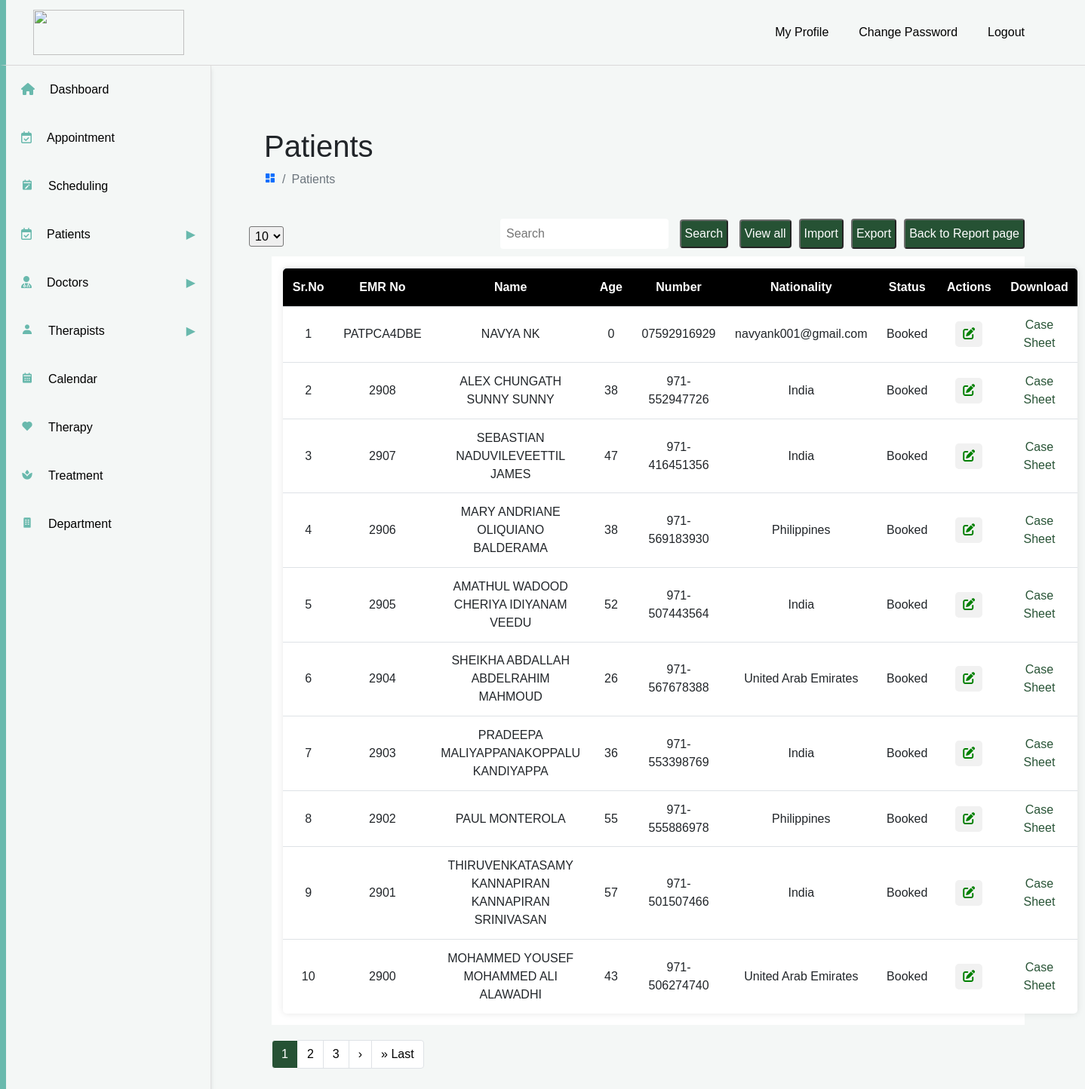
/patient (signed in), run on the app's committed database.
### Booking/models.py (models this page shows, shortened)
class Patient(models.Model):
    admin=models.ForeignKey(Admin,on_delete=models.CASCADE)
    patient_id = models.CharField(max_length=20, unique=True, editable=False,null=True)
    name = models.CharField(max_length=100)
    gender = models.CharField(max_length=50)
    age = models.IntegerField(null=True)
    DOB=models.CharField(max_length=50)
    phone = models.CharField(max_length=15)
    email = models.CharField(max_length=50,null=True)
    address = models.TextField(null=True)
    blood_gp=models.CharField(max_length=50,null=True)
    doctor=models.ForeignKey(Doctor,on_delete=models.CASCADE,null=True)
    therapy=models.ForeignKey(Therapy,on_delete=models.CASCADE,null=True)
    treatment=models.ForeignKey(Treatment,on_delete=models.CASCADE,null=True)
    note=models.TextField(null=True)
    medicines=models.TextField(null=True)
    number_of_session=models.CharField(max_length=50,null=True)
    Followup =models.CharField(max_length=100,null=True)
    Proposedtreatmentplan=models.CharField(max_length=100,null=True)
    Treatment=models.CharField(max_length=100,null=True)
    Srothusinvolved=models.CharField(max_length=100,null=True)
    Dhathupredominence =models.CharField(max_length=100,null=True)
    Doshapredominence=models.CharField(max_length=100,null=True)
    Amanirama=models.CharField(max_length=100,null=True)
    Regularmedications=models.CharField(max_length=100,null=True)
    PastMedicalandsurgicalhistory=models.CharField(max_length=100,null=True)
    Historyofpresentingcomplaints  =models.CharField(max_length=100,null=True)
    Presentingcomplaints=models.CharField(max_length=100,null=True)
    Menstrualhistory=models.CharField(max_length=100,null=True)
    Allergies=models.CharField(max_length=100,null=True)
    Sleep=models.CharField(max_length=100,null=True)
    Digestion=models.CharField(max_length=100,null=True)
    Clinicaldetails=models.CharField(max_length=100,null=True)
    update_at= models.DateTimeField(auto_now_add=True, null=True)
    status=models.ForeignKey(Status,on_delete=models.CASCADE,null=True)

class Status(models.Model):
    Status=models.CharField(max_length=100)
    color=models.CharField(max_length=100,null=True)
    def __str__(self):
        return self.Status

### Booking/views.py (the view)
# urls.py: path('patient',views.patient,name="patient"),
def patient(request):
    search_query = request.GET.get('searchitem', '')
    per_page = int(request.GET.get('per_page', 10))
    login_id = request.session.get('alid')# Default to 10 if 'per_page' is not provided
    patient_list = Patient.objects.filter(admin__Lid_id=login_id).order_by('-id')
    patient_id = request.GET.get('patient_id')
    if patient_id:
        patient_list = patient_list.filter(id=patient_id)
    elif search_query:
        patient_list = patient_list.filter(name__icontains=search_query)
    paginator = Paginator(patient_list, per_page)
    page_number = request.GET.get('page')  # Get the page number from the URL
    page_obj = paginator.get_page(page_number)
    context = {
        'page_obj': page_obj,
        'search_query': search_query,
    }
    return render(request,'main/patient.html',context)

### Booking/templates/main/patient.html (shortened to what this page needs)
<!DOCTYPE html>
<html lang="en">
{% extends "components/header.html" %}
{% load static %}
{% block content %}
  <head>
 </head>
<div class="breadcrumb-sec">
    <h1>Patients</h1>
    <ul class="breadcrumb">
    <li class="breadcrumb-item">
    <a href="#"><i class='bx bxs-dashboard'></i></a>
    </li>
    <li class="breadcrumb-item active">
        Patients
    </li>
   </ul>
</div>
<div class="sec-1">
<div class="search-sec">
    <div class="page-select">
        <select id="perPageSelect" onchange="changePerPage()">
            <option value="10" {% if page_obj.paginator.per_page == 10 %} selected {% endif %}>10</option>
        </select>
        </div>
    <form class="form"id="searchForm" method="post" action="{% url 'searchpatient' %}">
    <input type="search" name="searchitem" value="{{ search_query }}" placeholder="Search">
    <button type="submit" style="background-color:#033613;opacity: 85%;">Search</button>
    <button type="button" style="background-color:#033613;opacity: 85%;" onclick="window.location.href='{% url 'patient' %}'">View all</button>
</form>
<button onclick="window.location.href='/importform';" style="background-color:#033613;opacity: 85%;">Import</button>
<button style="background-color:#033613;opacity: 85%;" onclick="window.location.href='{% url 'export_patients_to_excel' %}';">Export</button>
<button style="background-color:#033613;opacity: 85%;" onclick="window.location.href='/report';">Back to Report page</button>
 </div>
   <div class="content">
       <table>
            <tr >
              <th>Sr.No</th>
              <th>EMR No</th>
              <th>Name</th>
              <th>Age</th>
              <th>Number</th>
              <th>Nationality</th>
              <th>Status</th>
              <th width="30">Actions</th>
              <th>Download</th>
            <tr>
        <tbody>
            {% for i in page_obj %}
            <tr>
              <td>{{ forloop.counter|add:page_obj.start_index|add:-1 }}</td>
              <td>{{i.patient_id}}</td>
              <td>{{i.name}}</td>
              <td>{{i.age}}</td>
              <td>{{i.phone}}</td>
              <td>{{i.email}}</td>
              <td>{{i.status}}</td>
              <td>
                <div class="dropdown">
                    <button class="dropdown-btn"><i class="fa-solid fa-pen-to-square"></i></button>
                </div>
            </td>
            <td><a href="/case/{{i.id }}" style="color:#033613;opacity: 85%; text-decoration: none;">Case Sheet</a></td>
            </tr>
            {% endfor %}
        </tbody>
       </table>
       </div>
       <div class="pagination">
        <ul class="pagination">
            {% for num in page_obj.paginator.page_range %}
            {% if page_obj.number == num %}
            <li class="page-item active">
                <span class="page-link">{{ num }}</span>
            </li>
            {% elif num > page_obj.number|add:-3 and num < page_obj.number|add:3 %}
            <li class="page-item">
                <a class="page-link" href="?{{ request.GET.urlencode|slice:':-1' }}&page={{ num }}&per_page={{ page_obj.paginator.per_page }}">{{ num }}</a>
            </li>
            {% endif %}
            {% endfor %}
            {% if page_obj.has_next %}
            <li class="page-item">
                <a class="page-link" href="?{{ request.GET.urlencode|slice:':-1' }}&page={{ page_obj.next_page_number }}&per_page={{ page_obj.paginator.per_page }}" aria-label="Next">
                    <span aria-hidden="true">&rsaquo;</span>
                </a>
            </li>
            <li class="page-item">
                <a class="page-link" href="?{{ request.GET.urlencode|slice:':-1' }}&page={{ page_obj.paginator.num_pages }}&per_page={{ page_obj.paginator.per_page }}">&raquo; Last</a>
            </li>
            {% endif %}
        </ul>
    </div>
{% endblock %}

### Booking/templates/components/header.html (style rules this page uses)
body { font-family: Arial, sans-serif; }
#content table { width: 100%; border-collapse: collapse; background-color: white; box-shadow: 0 0 10px rgba(0, 0, 0, 0.1); border-radius: 5px; }
table th:first-child { border-top-left-radius: 5px; }
table th:last-child { border-top-right-radius: 5px; }
.page-select select { border-radius:3px; padding:3px; margin-top: 10px; }

### Booking/templates/main/patient.html (style rules this page uses)
body { background-color: #f2f2f2; }
table { width:100%; }
table th { padding: .8rem;text-align: center; background-color: black; color: white; }
table td { padding:.8rem; text-align: center; }
table tr { border-top: 1px solid #dee2e6; }
.content { background-color:#fff; margin:5px 50px; padding:15px; }
.breadcrumb-sec { margin:40px; }
.sec-1 .search-sec { margin:0 50px 10px 0; display: flex; justify-content: flex-end; }
.search-sec input { padding:8px; border-radius: 4px; border: none; }
.sec-1 .search-sec button { border-radius: 4px; background-color: rgb(75, 75, 75); padding:5px; margin-left:10px; color:white; }
.dropdown { position: relative; display: inline-block; }
.dropdown-btn { background-color: transparent; border: none; cursor: pointer; }
.dropdown-btn { background-color: #f1f1f1; color: #008000; border: none; cursor: pointer; padding: 5px 10px; border-radius: 5px; }
.search-sec .page-select { position: absolute; left: 50px; }
.pagination { margin:10px 25px; }
.pagination .page-item.active .page-link { background-color: #033613; opacity: 85%; border-color:white; color:white }
.pagination .page-link { color:black; }

### data on the page
Patient: patient_id "PATPCA4DBE", name "NAVYA NK", age "0", phone "07592916929", email "navyank001@gmail.com", status "Booked"
Patient: patient_id "2908", name "ALEX CHUNGATH SUNNY SUNNY", age "38", phone "971-552947726", email "India", status "Booked"
Patient: patient_id "2907", name "SEBASTIAN NADUVILEVEETTIL JAMES", age "47", phone "971-416451356", email "India", status "Booked"
Patient: patient_id "2906", name "MARY ANDRIANE OLIQUIANO BALDERAMA", age "38", phone "971-569183930", email "Philippines", status "Booked"
Patient: patient_id "2905", name "AMATHUL WADOOD CHERIYA IDIYANAM VEEDU", age "52", phone "971-507443564", email "India", status "Booked"
Patient: patient_id "2904", name "SHEIKHA ABDALLAH ABDELRAHIM MAHMOUD", age "26", phone "971-567678388", email "United Arab Emirates", status "Booked"
Patient: patient_id "2903", name "PRADEEPA MALIYAPPANAKOPPALU KANDIYAPPA", age "36", phone "971-553398769", email "India", status "Booked"
Patient: patient_id "2902", name "PAUL MONTEROLA", age "55", phone "971-555886978", email "Philippines", status "Booked"
Patient: patient_id "2901", name "THIRUVENKATASAMY KANNAPIRAN KANNAPIRAN SRINIVASAN", age "57", phone "971-501507466", email "India", status "Booked"
Patient: patient_id "2900", name "MOHAMMED YOUSEF MOHAMMED ALI ALAWADHI", age "43", phone "971-506274740", email "United Arab Emirates", status "Booked"

### other printed values
{{ num }} "1"
{{ num }} "2" "3"
